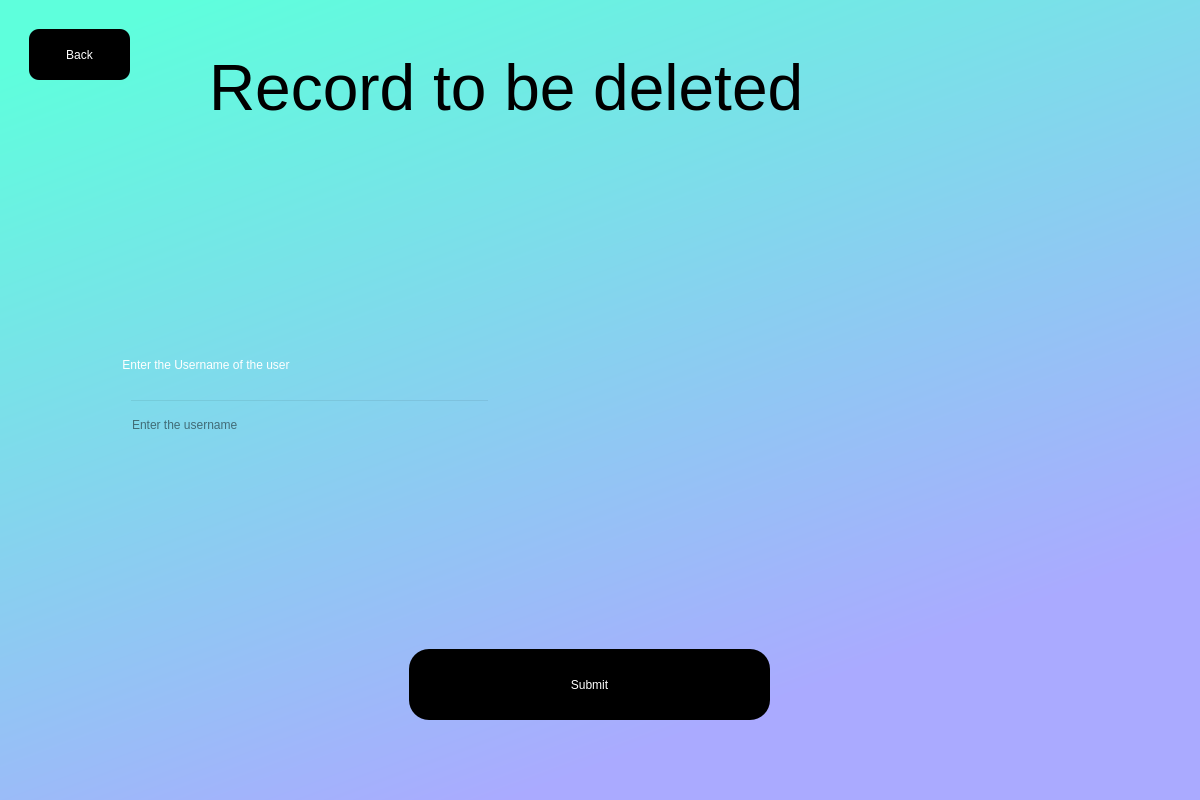
<?xml version="1.0" encoding="UTF-8"?>
<ui version="4.0">
 <class>Dialog</class>
 <widget class="QDialog" name="Dialog">
  <property name="geometry">
   <rect>
    <x>0</x>
    <y>0</y>
    <width>1200</width>
    <height>800</height>
   </rect>
  </property>
  <property name="windowTitle">
   <string>Dialog</string>
  </property>
  <widget class="QWidget" name="widget" native="true">
   <property name="geometry">
    <rect>
     <x>-1</x>
     <y>-1</y>
     <width>1201</width>
     <height>801</height>
    </rect>
   </property>
   <property name="styleSheet">
    <string notr="true">QWidget#widget{

background-color:qlineargradient(spread:pad, x1:0.031, y1:0.0629545, x2:0.526316, y2:0.943, stop:0 rgba(94, 255, 220, 255), stop:1 rgba(170, 170, 255, 255))}</string>
   </property>
   <widget class="QPushButton" name="submit">
    <property name="geometry">
     <rect>
      <x>410</x>
      <y>650</y>
      <width>361</width>
      <height>71</height>
     </rect>
    </property>
    <property name="styleSheet">
     <string notr="true">border-radius:20px;
font: 26pt &quot;Georgia&quot;;
background-color: rgb(0, 0, 0);

color: rgb(255, 255, 255);</string>
    </property>
    <property name="text">
     <string>Submit</string>
    </property>
   </widget>
   <widget class="QLabel" name="label">
    <property name="geometry">
     <rect>
      <x>210</x>
      <y>40</y>
      <width>811</width>
      <height>101</height>
     </rect>
    </property>
    <property name="styleSheet">
     <string notr="true">font: 26pt &quot;Myanmar Texc&quot;;
color:rgb(0, 0, 0)</string>
    </property>
    <property name="text">
     <string>&lt;html&gt;&lt;head/&gt;&lt;body&gt;&lt;p&gt;&lt;span style=&quot; font-size:48pt;&quot;&gt;Record to be deleted &lt;/span&gt;&lt;/p&gt;&lt;/body&gt;&lt;/html&gt;</string>
    </property>
   </widget>
   <widget class="QLineEdit" name="usernamefield">
    <property name="geometry">
     <rect>
      <x>130</x>
      <y>400</y>
      <width>361</width>
      <height>51</height>
     </rect>
    </property>
    <property name="styleSheet">
     <string notr="true">font: 16pt &quot;Myanmar Text&quot;;
background-color: rgba(0,0,0,0)
</string>
    </property>
    <property name="text">
     <string/>
    </property>
    <property name="placeholderText">
     <string>Enter the username </string>
    </property>
   </widget>
   <widget class="QLabel" name="label_3">
    <property name="geometry">
     <rect>
      <x>120</x>
      <y>330</y>
      <width>511</width>
      <height>71</height>
     </rect>
    </property>
    <property name="styleSheet">
     <string notr="true">color:rgb(255, 255, 255);
font: 20pt &quot;Myanmar Text&quot;;</string>
    </property>
    <property name="text">
     <string> Enter the Username of the user</string>
    </property>
   </widget>
   <widget class="QLabel" name="error">
    <property name="geometry">
     <rect>
      <x>410</x>
      <y>610</y>
      <width>681</width>
      <height>31</height>
     </rect>
    </property>
    <property name="styleSheet">
     <string notr="true">font: 14pt &quot;Myanmar Text&quot;;
color:red;</string>
    </property>
    <property name="text">
     <string/>
    </property>
   </widget>
   <widget class="QPushButton" name="back">
    <property name="geometry">
     <rect>
      <x>30</x>
      <y>30</y>
      <width>101</width>
      <height>51</height>
     </rect>
    </property>
    <property name="styleSheet">
     <string notr="true">border-radius:10px;
font: 20pt &quot;Georgia&quot;;
background-color: rgb(0, 0, 0);

color: rgb(255, 255, 255);</string>
    </property>
    <property name="text">
     <string>Back</string>
    </property>
   </widget>
  </widget>
 </widget>
 <resources>
  <include location="Icon.qrc"/>
 </resources>
 <connections/>
</ui>
